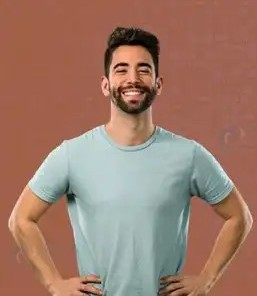
#> input picture test_image.jpeg, 257 x 296 px
$ python 'Cartoonify Image.py'
#> lines starting #> are read from the running program, lines starting #| are printed output that depends on the picture; after the words box and inside, x2 and y2 are one past the last pixel; in counts of white or black regions, pixels touching at a corner belong together
import cv2 as cv
import numpy as np

#Take a image/You can replace also
image = cv.imread("test_image.jpeg")
#> image is the input picture: shape (296, 257, 3); mean B, G, R 106.8, 122.4, 158.6

#Convert it into Gray
gray = cv.cvtColor(src=image, code=cv.COLOR_RGB2GRAY)
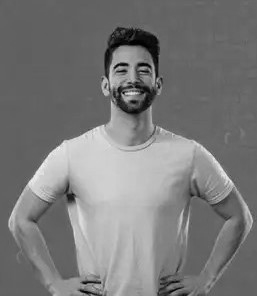
#> gray: shape (296, 257); min 0, max 243, mean 121.9

#Blur The gray image using medianBlur methid
blur = cv.medianBlur(src=gray, ksize=1)

#Now we will detect edge of the image we made gray using adaptive threshold
edge = cv.adaptiveThreshold(src=blur, maxValue=255, adaptiveMethod=cv.ADAPTIVE_THRESH_MEAN_C,
                            thresholdType=cv.THRESH_BINARY, blockSize=9, C=10)
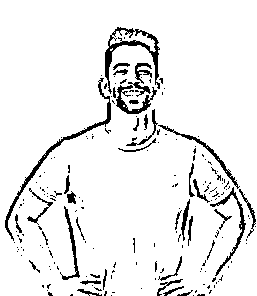
#> edge: shape (296, 257); 92.5% white; 194 black regions (155 under 20 px), largest, box (x1, y1, x2, y2) and area: (105, 27, 160, 94) 767, (5, 78, 111, 241) 735, (210, 187, 246, 276) 376

#We'll add effects to image using bilateral filter for more good results
effects = cv.bilateralFilter(src=image, d=9, sigmaColor=9, sigmaSpace=7)

#We'll combine both coloured and edge image
#Actually we're masking edges(edge) on colored image(effects)
cartoon_image = cv.bitwise_or(src1=effects, src2=effects, mask=edge)
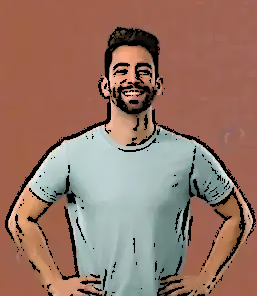
#> cartoon_image: shape (296, 257, 3); mean B, G, R 101.6, 116.1, 150

# We'll be able to show our results
cv.imshow("Original", image)
cv.imshow("Cartoon", cartoon_image)
cv.waitKey(0)
cv.destroyAllWindows()
